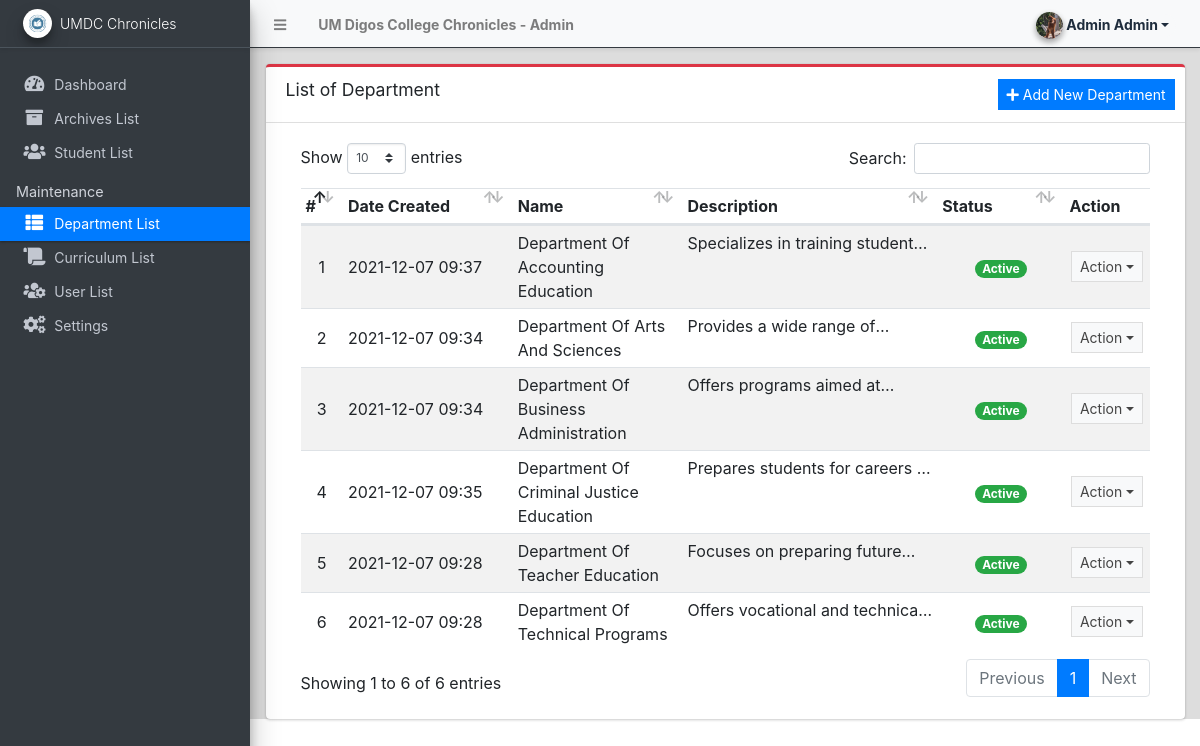
/admin/?page=departments (signed in), run on the app's committed database.
### tables this page shows
CREATE TABLE `department_list` (
  `id` int(30) NOT NULL,
  `name` text NOT NULL,
  `description` text NOT NULL,
  `status` tinyint(1) NOT NULL DEFAULT 1,
  `date_created` datetime NOT NULL DEFAULT current_timestamp(),
  `date_updated` datetime DEFAULT NULL ON UPDATE current_timestamp()
);

### admin/departments/index.php (the view, shortened to what this page needs)
<div class="card card-outline card-danger">
	<div class="card-header">
		<h3 class="card-title">List of Department</h3>
		<div class="card-tools">
			<a href="javascript:void(0)" id="create_new" class="btn btn-flat btn-sm btn-primary"><span class="fas fa-plus"></span>  Add New Department</a>
		</div>
	</div>
	<div class="card-body">
		<div class="container-fluid">
        <div class="container-fluid">
			<table class="table table-hover table-striped">
				<colgroup>
					<col width="5%">
					<col width="20%">
					<col width="20%">
					<col width="30%">
					<col width="15%">
					<col width="10%">
				</colgroup>
				<thead>
					<tr>
						<th>#</th>
						<th>Date Created</th>
						<th>Name</th>
						<th>Description</th>
						<th>Status</th>
						<th>Action</th>
					</tr>
				</thead>
				<tbody>
					<?php
						$i = 1;
						$qry = $conn->query("SELECT * from `department_list`order by `name` asc ");
						while($row = $qry->fetch_assoc()):
					?>
						<tr>
							<td class="text-center"><?php echo $i++; ?></td>
							<td class=""><?php echo date("Y-m-d H:i",strtotime($row['date_created'])) ?></td>
							<td><?php echo ucwords($row['name']) ?></td>
							<td class="truncate-1"><?php echo $row['description'] ?></td>
							<td class="text-center">
                                <?php
                                    switch($row['status']){
                                        case '1':
                                            echo "<span class='badge badge-success badge-pill'>Active</span>";
                                            break;
                                    }
                                ?>
                            </td>
							<td align="center">
								 <button type="button" class="btn btn-flat btn-default btn-sm dropdown-toggle dropdown-icon" data-toggle="dropdown">
				                  		Action
				                  </button>
							</td>
						</tr>
					<?php endwhile; ?>
				</tbody>
			</table>
		</div>
		</div>
	</div>
</div>

### data on the page
department_list: date_created "2021-12-07 09:37", name "Department Of Accounting Education", description "Specializes in training…", status "Active"
department_list: date_created "2021-12-07 09:34", name "Department Of Arts And Sciences", description "Provides a wide range…", status "Active"
department_list: date_created "2021-12-07 09:34", name "Department Of Business Administration", description "Offers programs aimed…", status "Active"
department_list: date_created "2021-12-07 09:35", name "Department Of Criminal Justice Education", description "Prepares students for careers…", status "Active"
department_list: date_created "2021-12-07 09:28", name "Department Of Teacher Education", description "Focuses on preparing…", status "Active"
department_list: date_created "2021-12-07 09:28", name "Department Of Technical Programs", description "Offers vocational and…", status "Active"

### other printed values
$_settings->info('name') "UM Digos College Chronicles"
$_settings->userdata('firstname').' '.$_settings->userdata('lastname') "Admin Admin"
$_settings->info('short_name') "UMDC Chronicles"
